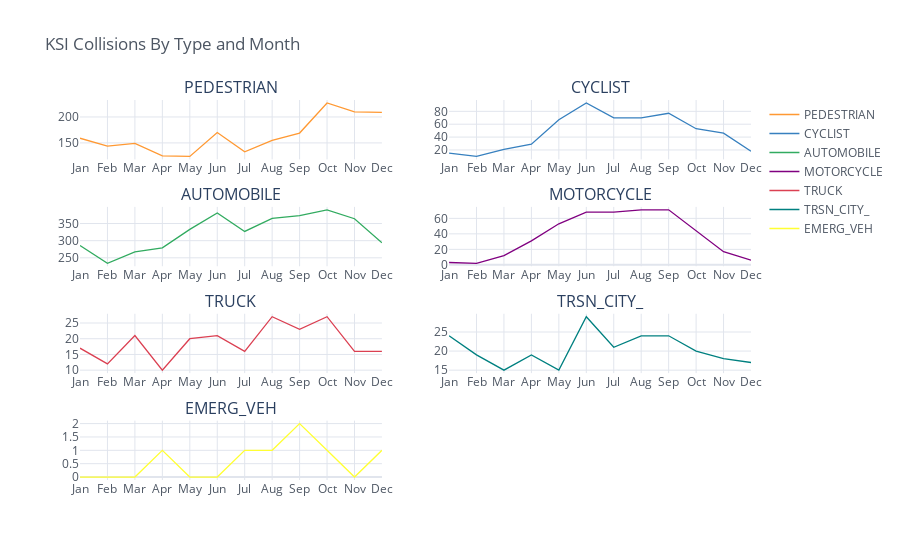

This figure's notebook cell:
### Markdown cell above
#### KSI Collision Involvement By Month

There might be a monthly pattern that can be seen for each collision type. We can quickly check this by plotting the number of collisions per month for each type.

### Code cell
# Aggregate the KSI data by month
ksi_month = ksi[ksi_involve_columns]
ksi_month['MONTH'] = ksi.DATE.dt.month
ksi_month = ksi_month.groupby('MONTH').sum()

# Sort values by month
ksi_month = ksi_month.sort_values(by = 'MONTH')
ksi_month_index = ksi_month.index.to_series().apply(lambda x: calendar.month_abbr[x])
ksi_month = ksi_month.set_index(ksi_month_index)

# Plot the collision type by month
ksi_month.iplot(
    title = 'KSI Collisions By Type and Month',
    subplots = True,
    subplot_titles = True
)

### Figure 1 — Plotly figure (JSON) as saved in the notebook; plotly's stock layout.template omitted (floating-point values rounded to 4 significant figures)
{"data": [{"line": {"color": "rgba(255, 153, 51, 1.0)", "dash": "solid", "shape": "linear", "width": 1.3}, "mode": "lines", "name": "PEDESTRIAN", "text": "", "type": "scatter", "x": ["Jan", "Feb", "Mar", "Apr", "May", "Jun", "Jul", "Aug", "Sep", "Oct", "Nov", "Dec"], "xaxis": "x", "y": [159, 144, 149, 125, 124, 170, 133, 155, 169, 227, 210, 209], "yaxis": "y"}, {"line": {"color": "rgba(55, 128, 191, 1.0)", "dash": "solid", "shape": "linear", "width": 1.3}, "mode": "lines", "name": "CYCLIST", "text": "", "type": "scatter", "x": ["Jan", "Feb", "Mar", "Apr", "May", "Jun", "Jul", "Aug", "Sep", "Oct", "Nov", "Dec"], "xaxis": "x2", "y": [15, 10, 21, 29, 67, 93, 70, 70, 77, 53, 46, 18], "yaxis": "y2"}, {"line": {"color": "rgba(50, 171, 96, 1.0)", "dash": "solid", "shape": "linear", "width": 1.3}, "mode": "lines", "name": "AUTOMOBILE", "text": "", "type": "scatter", "x": ["Jan", "Feb", "Mar", "Apr", "May", "Jun", "Jul", "Aug", "Sep", "Oct", "Nov", "Dec"], "xaxis": "x3", "y": [286, 234, 267, 279, 333, 381, 327, 365, 373, 390, 364, 294], "yaxis": "y3"}, {"line": {"color": "rgba(128, 0, 128, 1.0)", "dash": "solid", "shape": "linear", "width": 1.3}, "mode": "lines", "name": "MOTORCYCLE", "text": "", "type": "scatter", "x": ["Jan", "Feb", "Mar", "Apr", "May", "Jun", "Jul", "Aug", "Sep", "Oct", "Nov", "Dec"], "xaxis": "x4", "y": [3, 2, 12, 31, 53, 68, 68, 71, 71, 44, 17, 6], "yaxis": "y4"}, {"line": {"color": "rgba(219, 64, 82, 1.0)", "dash": "solid", "shape": "linear", "width": 1.3}, "mode": "lines", "name": "TRUCK", "text": "", "type": "scatter", "x": ["Jan", "Feb", "Mar", "Apr", "May", "Jun", "Jul", "Aug", "Sep", "Oct", "Nov", "Dec"], "xaxis": "x5", "y": [17, 12, 21, 10, 20, 21, 16, 27, 23, 27, 16, 16], "yaxis": "y5"}, {"line": {"color": "rgba(0, 128, 128, 1.0)", "dash": "solid", "shape": "linear", "width": 1.3}, "mode": "lines", "name": "TRSN_CITY_", "text": "", "type": "scatter", "x": ["Jan", "Feb", "Mar", "Apr", "May", "Jun", "Jul", "Aug", "Sep", "Oct", "Nov", "Dec"], "xaxis": "x6", "y": [24, 19, 15, 19, 15, 29, 21, 24, 24, 20, 18, 17], "yaxis": "y6"}, {"line": {"color": "rgba(255, 255, 51, 1.0)", "dash": "solid", "shape": "linear", "width": 1.3}, "mode": "lines", "name": "EMERG_VEH", "text": "", "type": "scatter", "x": ["Jan", "Feb", "Mar", "Apr", "May", "Jun", "Jul", "Aug", "Sep", "Oct", "Nov", "Dec"], "xaxis": "x7", "y": [0, 0, 0, 1, 0, 0, 1, 1, 2, 1, 0, 1], "yaxis": "y7"}], "layout": {"annotations": [{"font": {"size": 16}, "showarrow": false, "text": "PEDESTRIAN", "x": 0.225, "xanchor": "center", "xref": "paper", "y": 1, "yanchor": "bottom", "yref": "paper"}, {"font": {"size": 16}, "showarrow": false, "text": "CYCLIST", "x": 0.775, "xanchor": "center", "xref": "paper", "y": 1, "yanchor": "bottom", "yref": "paper"}, {"font": {"size": 16}, "showarrow": false, "text": "AUTOMOBILE", "x": 0.225, "xanchor": "center", "xref": "paper", "y": 0.7188, "yanchor": "bottom", "yref": "paper"}, {"font": {"size": 16}, "showarrow": false, "text": "MOTORCYCLE", "x": 0.775, "xanchor": "center", "xref": "paper", "y": 0.7188, "yanchor": "bottom", "yref": "paper"}, {"font": {"size": 16}, "showarrow": false, "text": "TRUCK", "x": 0.225, "xanchor": "center", "xref": "paper", "y": 0.4375, "yanchor": "bottom", "yref": "paper"}, {"font": {"size": 16}, "showarrow": false, "text": "TRSN_CITY_", "x": 0.775, "xanchor": "center", "xref": "paper", "y": 0.4375, "yanchor": "bottom", "yref": "paper"}, {"font": {"size": 16}, "showarrow": false, "text": "EMERG_VEH", "x": 0.225, "xanchor": "center", "xref": "paper", "y": 0.1562, "yanchor": "bottom", "yref": "paper"}], "legend": {"bgcolor": "#FFFFFF", "font": {"color": "#4D5663"}}, "paper_bgcolor": "#FFFFFF", "plot_bgcolor": "#FFFFFF", "title": {"font": {"color": "#4D5663"}, "text": "KSI Collisions By Type and Month"}, "xaxis": {"anchor": "y", "domain": [0, 0.45], "gridcolor": "#E1E5ED", "showgrid": true, "tickfont": {"color": "#4D5663"}, "title": {"font": {"color": "#4D5663"}, "text": ""}, "zerolinecolor": "#E1E5ED"}, "xaxis2": {"anchor": "y2", "domain": [0.55, 1], "gridcolor": "#E1E5ED", "showgrid": true, "tickfont": {"color": "#4D5663"}, "title": {"font": {"color": "#4D5663"}, "text": ""}, "zerolinecolor": "#E1E5ED"}, "xaxis3": {"anchor": "y3", "domain": [0, 0.45], "gridcolor": "#E1E5ED", "showgrid": true, "tickfont": {"color": "#4D5663"}, "title": {"font": {"color": "#4D5663"}, "text": ""}, "zerolinecolor": "#E1E5ED"}, "xaxis4": {"anchor": "y4", "domain": [0.55, 1], "gridcolor": "#E1E5ED", "showgrid": true, "tickfont": {"color": "#4D5663"}, "title": {"font": {"color": "#4D5663"}, "text": ""}, "zerolinecolor": "#E1E5ED"}, "xaxis5": {"anchor": "y5", "domain": [0, 0.45], "gridcolor": "#E1E5ED", "showgrid": true, "tickfont": {"color": "#4D5663"}, "title": {"font": {"color": "#4D5663"}, "text": ""}, "zerolinecolor": "#E1E5ED"}, "xaxis6": {"anchor": "y6", "domain": [0.55, 1], "gridcolor": "#E1E5ED", "showgrid": true, "tickfont": {"color": "#4D5663"}, "title": {"font": {"color": "#4D5663"}, "text": ""}, "zerolinecolor": "#E1E5ED"}, "xaxis7": {"anchor": "y7", "domain": [0, 0.45], "gridcolor": "#E1E5ED", "showgrid": true, "tickfont": {"color": "#4D5663"}, "title": {"font": {"color": "#4D5663"}, "text": ""}, "zerolinecolor": "#E1E5ED"}, "yaxis": {"anchor": "x", "domain": [0.8438, 1], "gridcolor": "#E1E5ED", "showgrid": true, "tickfont": {"color": "#4D5663"}, "title": {"font": {"color": "#4D5663"}, "text": ""}, "zerolinecolor": "#E1E5ED"}, "yaxis2": {"anchor": "x2", "domain": [0.8438, 1], "gridcolor": "#E1E5ED", "showgrid": true, "tickfont": {"color": "#4D5663"}, "title": {"font": {"color": "#4D5663"}, "text": ""}, "zerolinecolor": "#E1E5ED"}, "yaxis3": {"anchor": "x3", "domain": [0.5625, 0.7188], "gridcolor": "#E1E5ED", "showgrid": true, "tickfont": {"color": "#4D5663"}, "title": {"font": {"color": "#4D5663"}, "text": ""}, "zerolinecolor": "#E1E5ED"}, "yaxis4": {"anchor": "x4", "domain": [0.5625, 0.7188], "gridcolor": "#E1E5ED", "showgrid": true, "tickfont": {"color": "#4D5663"}, "title": {"font": {"color": "#4D5663"}, "text": ""}, "zerolinecolor": "#E1E5ED"}, "yaxis5": {"anchor": "x5", "domain": [0.2812, 0.4375], "gridcolor": "#E1E5ED", "showgrid": true, "tickfont": {"color": "#4D5663"}, "title": {"font": {"color": "#4D5663"}, "text": ""}, "zerolinecolor": "#E1E5ED"}, "yaxis6": {"anchor": "x6", "domain": [0.2812, 0.4375], "gridcolor": "#E1E5ED", "showgrid": true, "tickfont": {"color": "#4D5663"}, "title": {"font": {"color": "#4D5663"}, "text": ""}, "zerolinecolor": "#E1E5ED"}, "yaxis7": {"anchor": "x7", "domain": [0, 0.1562], "gridcolor": "#E1E5ED", "showgrid": true, "tickfont": {"color": "#4D5663"}, "title": {"font": {"color": "#4D5663"}, "text": ""}, "zerolinecolor": "#E1E5ED"}}}
